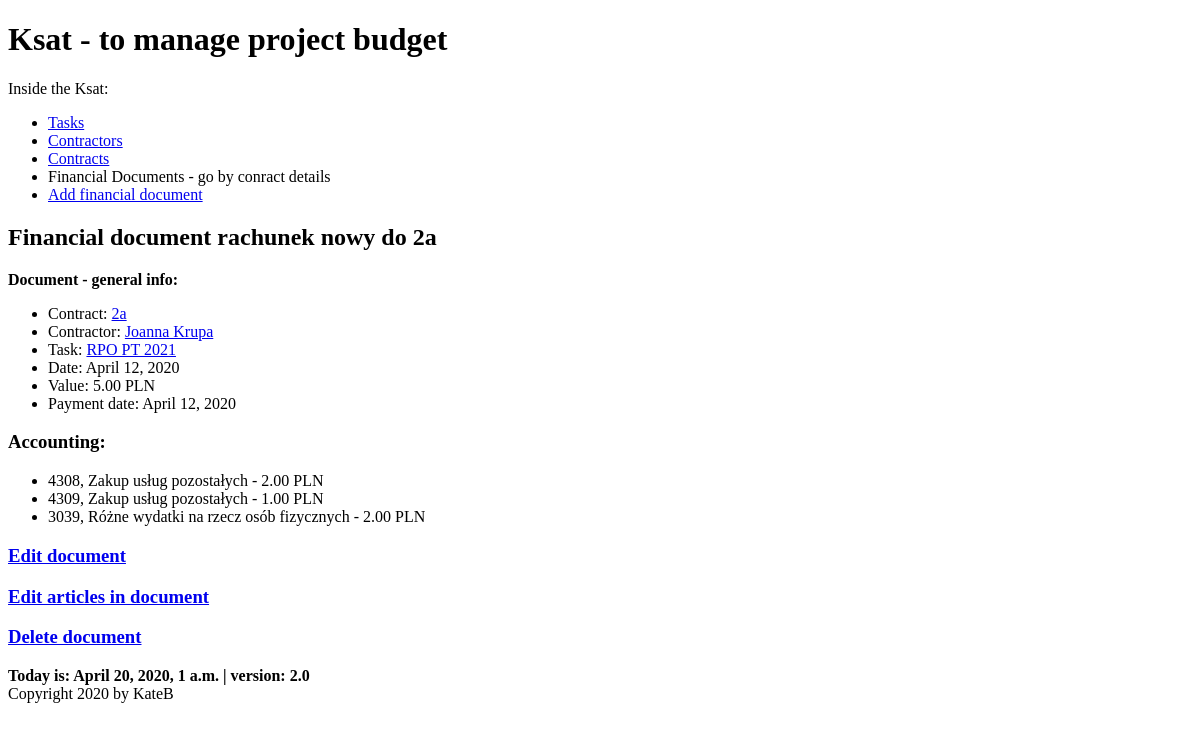
The app's page /ksat/document/15, older data.
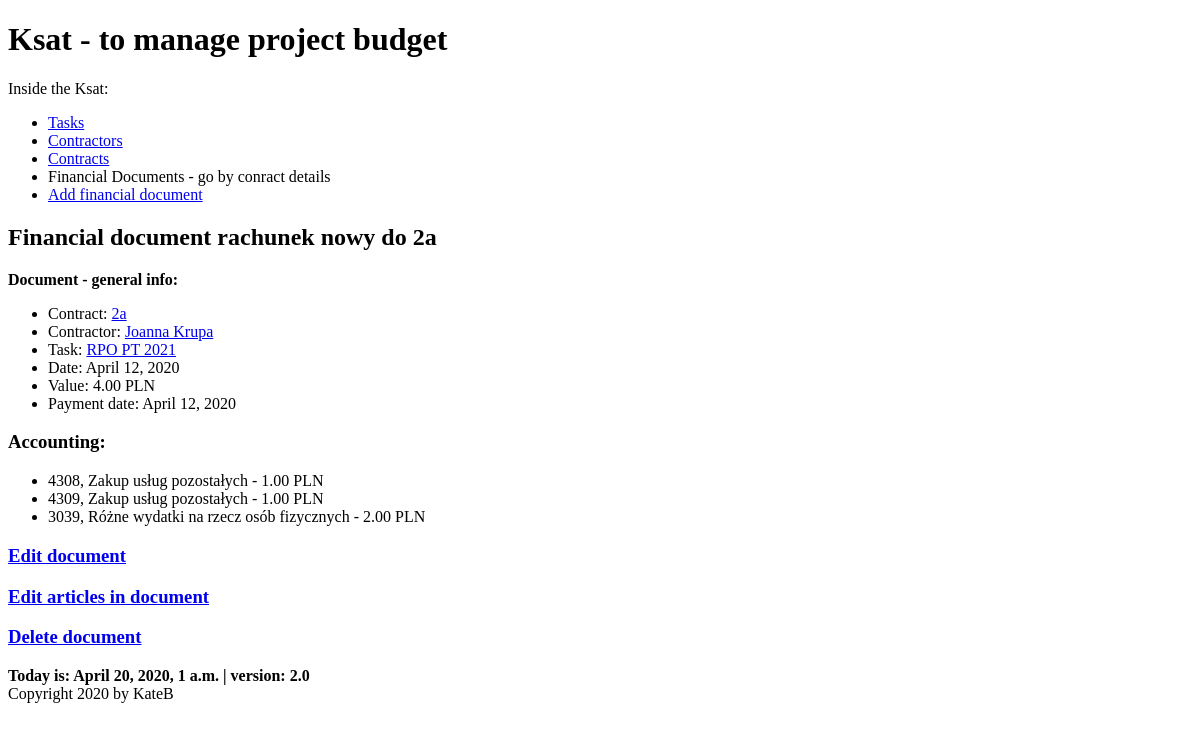
The same page, newer data.
### budget/models.py (models this page shows, shortened)
class FinancialDocument(models.Model):
    contract = models.ForeignKey(Contract, on_delete=models.CASCADE, related_name='fds', related_query_name='fd')
    contractor = models.ForeignKey(Contractor, default=None, on_delete=models.CASCADE, related_name='fds',
                                   related_query_name='fd')
    number = models.CharField(max_length=64, default=None)
    date = models.DateField()
    payment_date1 = models.DateField(blank=True, null=True)
    payment_date2 = models.DateField(blank=True, null=True)
    article = models.ManyToManyField(Articles, through='FinDocumentArticle')
    def fin_doc_value(self):
        value = FinDocumentArticle.objects.filter(fin_doc=self).aggregate(total=Sum('value'))['total']
        if value:
            return round(value, 2)
        return 0
    class Meta:
        default_related_name = 'fds'
        verbose_name = 'finacial_doc'

class FinDocumentArticle(models.Model):
    article = models.ForeignKey(Articles, on_delete=models.CASCADE)
    fin_doc = models.ForeignKey(FinancialDocument, on_delete=models.CASCADE)
    value = models.DecimalField(decimal_places=2, max_digits=11, default=0)

class Contract(models.Model):
    number = models.CharField(max_length=128, unique=True)
    date = models.DateField()
    task = models.ForeignKey(Task, on_delete=models.CASCADE, related_name='contracts', related_query_name='contract')
    contractor = models.ForeignKey(Contractor, default=None, on_delete=models.CASCADE, related_name='contracts',
                                   related_query_name='contract')
    article = models.ManyToManyField(Articles, through='ContractArticle')
    class Meta:
        default_related_name = 'contract'
        ordering = ('number', 'contractor')
        verbose_name = 'contract'

class Contractor(models.Model):
    name = models.CharField(max_length=128)
    last_name = models.CharField(max_length=128)
    num = models.SmallIntegerField(blank=True)
    def __str__(self):
        return f'{self.name} {self.last_name}'
    class Meta:
        default_related_name = 'contractors'
        ordering = ('last_name',)
        verbose_name = 'contractor'

class Task(models.Model):
    title = models.CharField(max_length=128, unique=True)
    description = models.CharField(max_length=256)
    unit = models.SmallIntegerField()
    section = models.SmallIntegerField()
    article = models.ManyToManyField(Articles, through='TaskArticles')

class Articles(models.Model):
    number = models.IntegerField()
    name = models.CharField(max_length=126)
    financement_choices = [
        (0, 'BWD'),
        (8, 'DOT'),
        (9, 'BWD-WKLAD WLASNY')
    ]
    financement = models.IntegerField(choices=financement_choices)
    class Meta:
        verbose_name = 'article'
    def total_number(self):
        return f'{str(self.number) + str(self.financement)}'
    def __str__(self):
        return f'{self.total_number()}, {self.name}'

### budget/views.py (the view)
# urls.py: path('document/<int:findoc_id>', views.FinancialDocDetailsView.as_view(), name='findoc_details'),#TODO <'<int:contract_id>/<int:fd_id>'/'
class FinancialDocDetailsView(DetailView):
    model = FinancialDocument
    template_name = 'budget/findoc.html'
    context_object_name = 'findoc'
    pk_url_kwarg = 'findoc_id'

### budget/my_context_processor.py (called while the page is built)
def cp(request):
    ctx = {
        "now": django.utils.timezone.now(),
        "version": "2.0"
    }
    return ctx

### budget/templates/budget/findoc.html (shortened to what this page needs)
{% extends 'base.html' %}
{% block content %}
    {{ block.super }}
    <h2>Financial document {{ findoc.number }}</h2>
    <div>
        <b>Document - general info:</b>
<ul>
    <li>Contract: <a href="{% url 'budget:contract_details' findoc.contract.id %}"> {{ findoc.contract.number }}</a></li>
    <li>Contractor: <a href="{% url 'budget:contractor_details' findoc.contractor.id %}">{{ findoc.contractor }}</a></li>
    <li>Task: <a href="{% url 'budget:task_details' findoc.contract.task.id %}">{{ findoc.contract.task.title }}</a> </li>
    <li>Date: {{ findoc.date }}</li>
    <li>Value: {{ findoc.fin_doc_value }} PLN</li>
    <li>Payment date: {{ findoc.payment_date1 }} {% if findoc.payment_date2 %} and {{ findoc.payment_date2}}{% endif %}</li>
</ul>
    </div>
    <div><h3>Accounting: </h3>
    <ul>
    {% for article in findoc.findocumentarticle_set.all %}
        <li>{{ article.article }} - {{ article.value }} PLN</li>
    {% endfor %}</ul>
    </div>
    <h3><a href="{% url 'budget:edit_doc' findoc.id %}">Edit document</a></h3>
    <h3><a href="{% url 'budget:findoc_edit_articles' findoc.id %}">Edit articles in document</a></h3>
    <h3><a href="{% url 'budget:delete_doc' findoc.id %}">Delete document</a></h3>
{% endblock %}

Row changes from the older to the newer data that the page shows:
computed for FinancialDocument "rachunek nowy do 2a": fin_doc_value "5.00" → "4.00"
changed FinDocumentArticle "4308, Zakup usług pozostałych": value "2.00" → "1.00"
